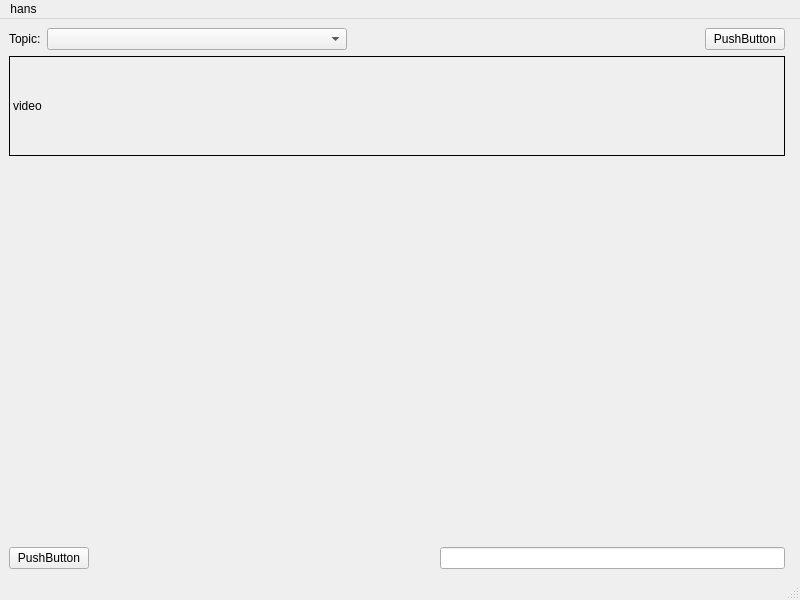
<?xml version="1.0" encoding="UTF-8"?>
<ui version="4.0">
 <class>MainWindow</class>
 <widget class="QMainWindow" name="MainWindow">
  <property name="geometry">
   <rect>
    <x>0</x>
    <y>0</y>
    <width>800</width>
    <height>600</height>
   </rect>
  </property>
  <property name="windowTitle">
   <string>Ros2Gui</string>
  </property>
  <widget class="QWidget" name="centralwidget">
   <layout class="QHBoxLayout" name="horizontalLayout">
    <item>
     <layout class="QVBoxLayout" name="verticalLayout_2">
      <item>
       <layout class="QHBoxLayout" name="horizontalLayout_3">
        <item>
         <widget class="QLabel" name="label_topic">
          <property name="text">
           <string>Topic:</string>
          </property>
         </widget>
        </item>
        <item>
         <widget class="QComboBox" name="comboBox_topic_vid">
          <property name="minimumSize">
           <size>
            <width>300</width>
            <height>0</height>
           </size>
          </property>
         </widget>
        </item>
        <item>
         <spacer name="horizontalSpacer_2">
          <property name="orientation">
           <enum>Qt::Horizontal</enum>
          </property>
          <property name="sizeHint" stdset="0">
           <size>
            <width>40</width>
            <height>20</height>
           </size>
          </property>
         </spacer>
        </item>
        <item>
         <widget class="QPushButton" name="pB_topic_vid">
          <property name="text">
           <string>PushButton</string>
          </property>
         </widget>
        </item>
       </layout>
      </item>
      <item>
       <widget class="QLabel" name="label_video">
        <property name="minimumSize">
         <size>
          <width>0</width>
          <height>100</height>
         </size>
        </property>
        <property name="frameShape">
         <enum>QFrame::Box</enum>
        </property>
        <property name="text">
         <string>video</string>
        </property>
       </widget>
      </item>
      <item>
       <spacer name="verticalSpacer">
        <property name="orientation">
         <enum>Qt::Vertical</enum>
        </property>
        <property name="sizeHint" stdset="0">
         <size>
          <width>20</width>
          <height>40</height>
         </size>
        </property>
       </spacer>
      </item>
      <item>
       <layout class="QHBoxLayout" name="horizontalLayout_2">
        <item>
         <widget class="QPushButton" name="pB_pub">
          <property name="text">
           <string>PushButton</string>
          </property>
         </widget>
        </item>
        <item>
         <spacer name="horizontalSpacer">
          <property name="orientation">
           <enum>Qt::Horizontal</enum>
          </property>
          <property name="sizeHint" stdset="0">
           <size>
            <width>40</width>
            <height>20</height>
           </size>
          </property>
         </spacer>
        </item>
        <item>
         <widget class="QLineEdit" name="lineEdit_sub">
          <property name="readOnly">
           <bool>true</bool>
          </property>
         </widget>
        </item>
       </layout>
      </item>
     </layout>
    </item>
    <item>
     <widget class="QWidget" name="widget_francor" native="true">
      <property name="maximumSize">
       <size>
        <width>258</width>
        <height>16777215</height>
       </size>
      </property>
     </widget>
    </item>
   </layout>
  </widget>
  <widget class="QMenuBar" name="menubar">
   <property name="geometry">
    <rect>
     <x>0</x>
     <y>0</y>
     <width>800</width>
     <height>22</height>
    </rect>
   </property>
   <widget class="QMenu" name="manu">
    <property name="title">
     <string>hans</string>
    </property>
   </widget>
   <addaction name="manu"/>
  </widget>
  <widget class="QStatusBar" name="statusbar"/>
 </widget>
 <resources/>
 <connections/>
</ui>
